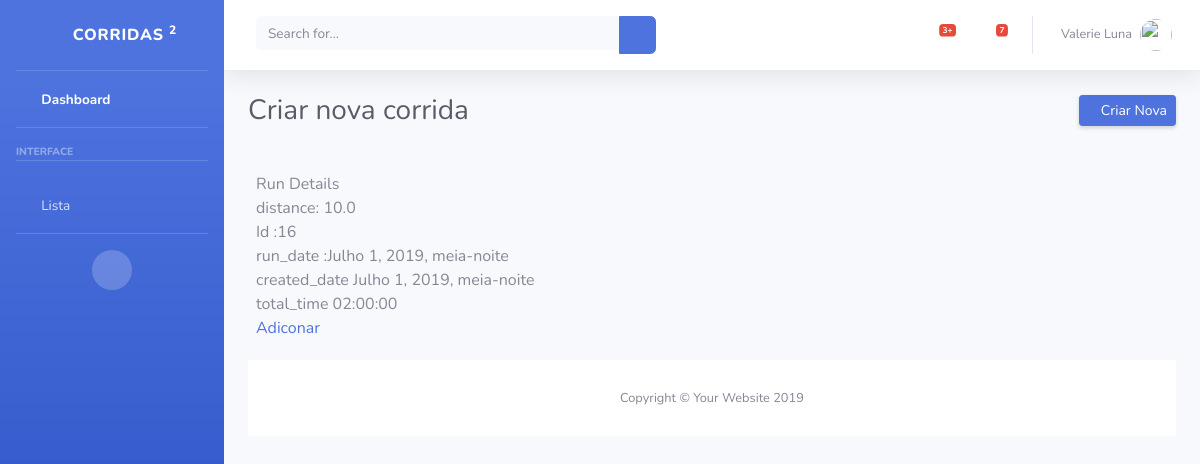
The page /view/16 on the database its author committed.
### core/models.py (models this page shows)
class Run(models.Model):
    id_run = models.AutoField(primary_key=True)
    run_date = models.DateTimeField(default=timezone.now)
    created_date = models.DateTimeField( default=timezone.now)
    total_time = models.CharField(max_length=200)
    distance = models.FloatField()
    class Meta:
        verbose_name = 'Corrida'
        verbose_name_plural = 'Corridas'

### core/views.py (the view)
# urls.py: path('view/<int:pk>', views.RunView.as_view(), name='run_view'),
class RunView(DetailView):
    model = Run

### core/templates/core/run_detail.html (shortened to what this page needs)
{% extends 'base.html' %}
{% block content %}
<div class="d-sm-flex align-items-center justify-content-between mb-4">
    <h1 class="h3 mb-0 text-gray-800">Criar nova corrida</h1>
    <a href="{% url 'run_form'%}" class="d-none d-sm-inline-block btn btn-sm btn-primary shadow-sm"><i
            class="fas fa-download fa-sm text-white-50"></i> Criar Nova</a>
</div>
<div class="row">
    <div class="card-body">
        Run Details<br>
        distance: {{object.distance}}<br>
        Id :{{object.id_run}} <br>
        run_date :{{object.run_date}} <br>
        created_date {{object.created_date}} <br>
        total_time {{object.total_time}} <br>
        <a href="{% url 'step_form' id_run=object.id_run %}">Adiconar</a>
    </div>
    {% endblock %}

### rows shown on the page
Run: distance "10.0", id_run "16", run_date "Julho 1, 2019, meia-noite", created_date "Julho 1, 2019, meia-noite", total_time "02:00:00"
